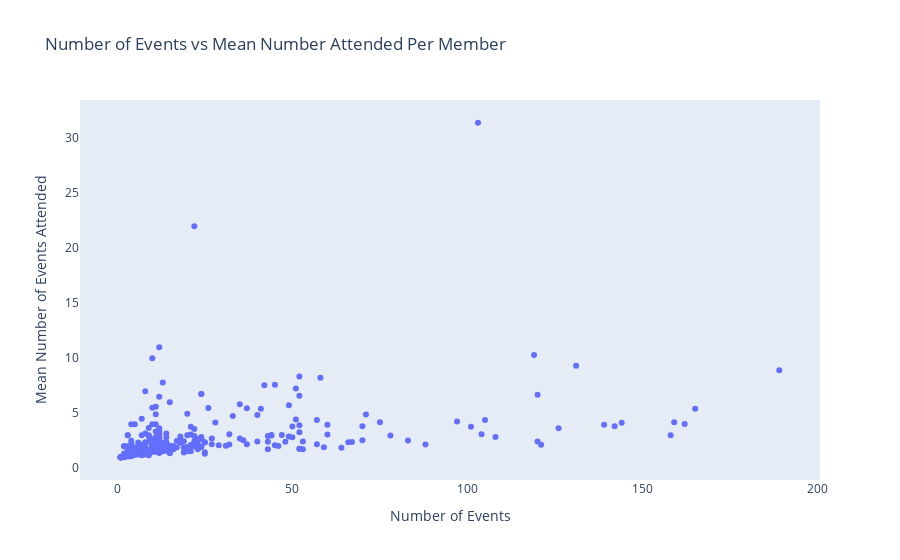

The notebook cell saved with this chart:
### Code cell
data = [Scatter(x = rsvp_subset_avg['num_events_target_period'], y = rsvp_subset_avg['mean_rsvps'], \
                mode = 'markers',text=(rsvp_subset_avg['group_name']+', '+rsvp_subset_avg['category_name'])\
                )]#, text=df['movie_title'])]
axistemplate = dict(showgrid=False,zeroline=False,title='Number of Events')
axistemplatey = dict(showgrid=False,zeroline=False,title='Mean Number of Events Attended')
layout = Layout(title = "Number of Events vs Mean Number Attended Per Member",xaxis=axistemplate,yaxis=axistemplatey)
 
fig = Figure(data = data, layout = layout)

plotly.offline.iplot(fig, show_link = False)

### Figure 1 — Plotly figure (JSON) as saved in the notebook; plotly's stock layout.template omitted (floating-point values rounded to 4 significant figures; data arrays with more than 128 entries replaced by an {"elided": "..."} marker saying what was removed)
{"data": [{"mode": "markers", "text": {"elided": "307 str values"}, "type": "scatter", "x": {"elided": "307 int values"}, "y": {"elided": "307 float values"}}], "layout": {"title": {"text": "Number of Events vs Mean Number Attended Per Member"}, "xaxis": {"showgrid": false, "title": {"text": "Number of Events"}, "zeroline": false}, "yaxis": {"showgrid": false, "title": {"text": "Mean Number of Events Attended"}, "zeroline": false}}}
